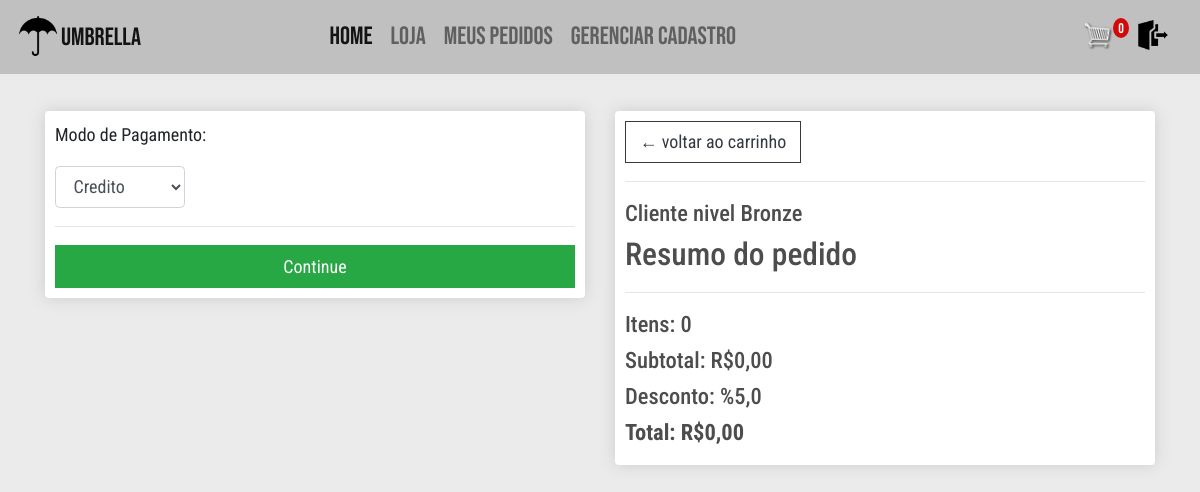
/checkout/ (signed in), run on the app's committed database.
### vendas/models.py (models this page shows, shortened)
class Pedido(models.Model):
    cod_pedido = models.CharField(
        _("código do pedido"), max_length=100, null=True)
    APROV_PEND = "aprovacao_pendente"
    APROVADO = "aprovado"
    ENVIADO = "enviado"
    FINALIZADO = "finalizado"
    CANCELADO = "cancelado"
    opcoes_status = [
        (APROV_PEND, "Aprovação pendente"),
        (APROVADO, "Aprovado"),
        (ENVIADO, "Enviado"),
        (FINALIZADO, "Finalizado"),
        (CANCELADO, "Cancelado")
    ]
    status = models.CharField(choices=opcoes_status,
                              max_length=50, null=True, blank=True, default=APROV_PEND)
    completo = models.BooleanField(default=False)
    data = models.DateTimeField(
        _("data do pedido"), default=timezone.now, null=True, blank=True)
    subtotal = models.FloatField(
        _("valor pré-desconto do pedido"), null=True, blank=True)
    total = models.FloatField(
        _("valor total do pedido"), null=True, blank=True)
    CREDITO = "credito"
    DEBITO = "debito"
    PIX = "pix"
    BOLETO = "boleto"
    opcoes_pagamento = [
        (CREDITO, "Credito"),
        (DEBITO, "Debito"),
        (PIX, "Pix"),
        (BOLETO, "Boleto"),
    ]
    metodo_de_pagamento = models.CharField(
        choices=opcoes_pagamento, max_length=200, null=True, blank=True)
    franquia = models.ForeignKey(Franquia, verbose_name=_(
        "franquia"), on_delete=models.SET_NULL, null=True, blank=True)
    loja = models.ForeignKey(Loja, verbose_name=_(
        "loja"), on_delete=models.SET_NULL, null=True, blank=True)
    revendedor = models.ForeignKey(Revendedor, verbose_name=_(
        "revendedor"), on_delete=models.SET_NULL, null=True, blank=True)
    def __str__(self):
        if self.cod_pedido != None:
            return self.cod_pedido
        elif self.revendedor == None:
            return str(self.loja) + ' - Temporário'
        else:
            return str(self.revendedor) + ' - Temporário'
    @property
    def get_meta_total(self):
        subtotal = self.get_carrinho_total
        if self.revendedor:
            total = subtotal * (1 - (self.revendedor.meta.desconto / 100))
        else:
            total = subtotal
        return total
    @property
    def get_carrinho_total(self):
        itenspedido = self.itempedido_set.filter()
        total = sum([item.get_total for item in itenspedido])
        return total
    @property
    def get_carrinho_itens(self):
        itenspedido = self.itempedido_set.all()
        total = sum([item.quantidade for item in itenspedido])
        return total

class Revendedor(models.Model):
    user = models.OneToOneField(
        User, on_delete=models.CASCADE)
    nome = models.CharField(_("Nome"), max_length=100, blank=True)
    cpf = models.CharField(_("CPF"), max_length=15, blank=True)
    telefone = models.CharField(_("Telefone"), max_length=15, blank=True)
    cep = models.CharField(
        _("CEP"), max_length=15, blank=True)
    uf = models.CharField(
        _("UF"), max_length=2, blank=True)
    cidade = models.CharField(
        _("cidade"), max_length=50, blank=True)
    bairro = models.CharField(
        _("bairro"), max_length=50, blank=True)
    logradouro = models.CharField(
        _("logradouro"), max_length=100, blank=True)
    numero = models.CharField(
        _("numero"), max_length=5, blank=True)
    datanasc = models.DateField(
        _("Data de nascimento"), auto_now=False, auto_now_add=False, blank=True)
    sexo = models.CharField(_("sexo"), choices=opcoes_sexo,
                            max_length=30, blank=True)
    supervisor = models.ForeignKey(Supervisor, verbose_name=_(
        "supervisor"), on_delete=models.SET_NULL, null=True, blank=True)
    def meta_iniciante():
        return Meta.objects.get(nivel=Meta.INICIANTE)
    meta = models.ForeignKey(
        Meta, on_delete=models.SET_NULL, null=True, blank=True, default=meta_iniciante)
    is_aprovado = models.BooleanField(_('Aprovado'), default=False)
    def __str__(self):
        return self.nome

class Meta(models.Model):
    INICIANTE = "Iniciante"
    BRONZE = "Bronze"
    PRATA = "Prata"
    OURO = "Ouro"
    DIAMANTE = "Diamante"
    opcoes_nivel = [
        (INICIANTE, "iniciante"),
        (BRONZE, "bronze"),
        (PRATA, "prata"),
        (OURO, "ouro"),
        (DIAMANTE, "diamante"),
    ]
    nivel = models.CharField(choices=opcoes_nivel,
                             max_length=50)
    valor = models.FloatField(_("valor"))
    desconto = models.FloatField(_("desconto"))

### vendas/views.py (the view)
# urls.py: path('checkout/', views.checkout, name="checkout"),
@login_required
def checkout(request):
    data = dadosCarrinho(request, revendedorPed)
    itensCarrinho = data['itensCarrinho']
    pedido = data['pedido']
    itens = data['itens']
    context = {'itens': itens, 'pedido': pedido,
               'itensCarrinho': itensCarrinho}
    print(pedido)
    return render(request, 'vendas/checkout.html', context)

### users/models.py (called while the page is built)
    def __str__(self):
        return self.email

### vendas/utils.py (called while the page is built, shortened)
def dadosCarrinho(request, revendedorPed):
    if request.user.tipo == User.REVENDEDOR:
        revendedor = request.user.revendedor
        pedido, criado = Pedido.objects.get_or_create(
            revendedor=revendedor, completo=False)
        itens = pedido.itempedido_set.all()
        itensCarrinho = pedido.get_carrinho_itens
        return {'itensCarrinho': itensCarrinho, 'pedido': pedido, 'itens': itens}

### vendas/templates/vendas/checkout.html (shortened to what this page needs)
{% extends 'vendas/base.html' %}
{% load static %}
{% block content %}
	<div class="row">
		<div class="col-lg-6">
			<div class="box-element" id="form-wrapper">
				<form id="form">
					<div id="shipping-info">
						<p>Modo de Pagamento:</p>
							<select class="form-control mb-3 col-sm-3" name="pgto" id="pgto">
								<option value="credito">Credito</option>
							</select>
					</div>
					<hr>
					<input id="form-button" class="btn btn-success btn-block" type="submit"
						value="Continue">
				</form>
			</div>
			<br>
		</div>
		<div class="col-lg-6">
			<div class="box-element">
				<a class="btn btn-outline-dark" href="{% url 'carrinho' %}">&#x2190; voltar
					ao carrinho</a>
				<hr>
				<h5>Cliente nivel {{pedido.revendedor.meta.nivel}}</h5>
				<h3>Resumo do pedido</h3>
				<hr>
				<h5>Itens: {{pedido.get_carrinho_itens}}</h5>
				{% if pedido.revendedor.user.tipo == 'revendedor' %}
					<h5>Subtotal: R${{pedido.get_carrinho_total|floatformat:2}}</h5>
				  	<h5>Desconto: %{{pedido.revendedor.meta.desconto}}</h5>
					<h5><strong>Total: R${{pedido.get_meta_total|floatformat:2}}</strong></h5>
				{% elif pedido.loja.user.tipo == 'loja' %}
					<h5><strong>Total: R${{pedido.get_carrinho_total|floatformat:2}}</strong></h5>
				{% endif %}
			</div>
		</div>
	</div>
{% endblock content %}

### vendas/static/vendas/css/style.css (style rules this page uses)
html { font-size: 18px; }
body { margin: 0; padding: 0; font-family: 'Roboto Condensed', sans-serif; background-color: #EBEBEB; background-size: cover; background-repeat: no-repeat; background-position: center; height: 100vh; }
h1, h2, h3, h4, h5, h6 { color: hsl(0, 0%, 30%); }
.box-element { box-shadow: hsl(0, 0%, 80%) 0 0 16px; background-color: #fff; border-radius: 4px; padding: 10px; }
.col-lg-4, .col-lg-6, .col-lg-8, .col-lg-12 { margin-top: 10px; }
.btn { border-radius: 0; }

### data on the page
Pedido: revendedor.meta.nivel "Bronze", get_carrinho_itens "0", get_carrinho_total "0,00", revendedor.meta.desconto "5,0", get_meta_total "0,00"

### other printed values
{{ itensCarrinho }} "0"
